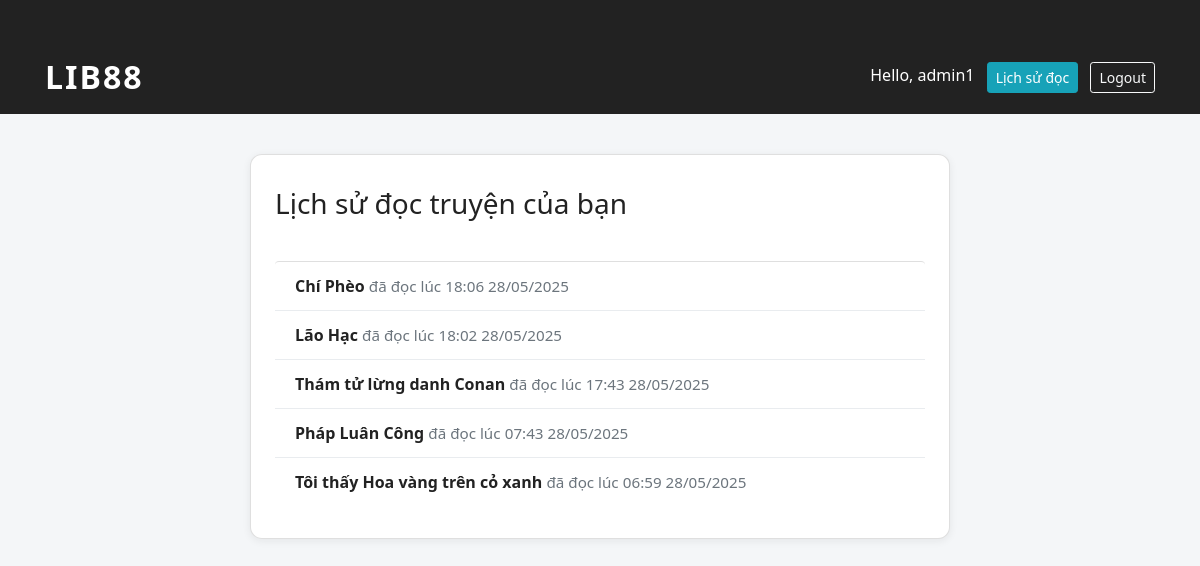
Page /read-history/ (signed in) on the committed database.
### books/models.py (models this page shows, shortened)
class BookReadHistory(models.Model):
    user = models.ForeignKey(User, on_delete=models.CASCADE, related_name='read_books')
    book = models.ForeignKey(Book, on_delete=models.CASCADE, related_name='read_histories')
    read_at = models.DateTimeField(auto_now_add=True)

class Book(models.Model):
    title = models.CharField(max_length=200)
    author = models.ForeignKey('Author', on_delete=models.CASCADE)
    genre = models.ForeignKey('Genre', on_delete=models.SET_NULL, null=True)
    publication_date = models.DateField()
    available = models.BooleanField(default=True)
    image = models.ImageField(upload_to='book_images/', null=True, blank=True)  # ảnh bìa
    file = models.FileField(upload_to='book_files/', null=True, blank=True)
    content = models.TextField(blank=True, null=True)

### books/views.py (the view)
# urls.py: path('read-history/', views.read_history, name='read_history'),
@login_required
def read_history(request):
    histories = BookReadHistory.objects.filter(user=request.user).select_related('book').order_by('-read_at')
    return render(request, 'books/read_history.html', {
        'histories': histories,
    })

### books/templates/books/read_history.html (shortened to what this page needs)
<!DOCTYPE html>
<html lang="en">
<head>
    <link rel="stylesheet" href="https://maxcdn.bootstrapcdn.com/bootstrap/4.5.2/css/bootstrap.min.css">
</head>
<body>
    <nav class="navbar navbar-dark mb-4">
        <div class="container d-flex justify-content-between align-items-center">
            <a href="{% url 'book_list' %}" class="logo navbar-brand">LIB88</a>
            <div>
                {% if user.is_authenticated %}
                    <span class="text-white mr-2">Hello, {{ user.username }}</span>
                    <a href="{% url 'read_history' %}" class="btn btn-outline-info btn-sm mr-2 active">Lịch sử đọc</a>
                    <form method="post" action="{% url 'logout' %}" style="display:inline;">
                        <button type="submit" class="btn btn-outline-light btn-sm">Logout</button>
                    </form>
                {% else %}
                    <a href="{% url 'login' %}" class="btn btn-outline-light btn-sm mr-2">Login</a>
                    <a href="{% url 'register' %}" class="btn btn-outline-info btn-sm">Register</a>
                {% endif %}
            </div>
        </div>
    </nav>
    <div class="container">
        <div class="card">
            <h3 class="mb-4" style="color:#222;">Lịch sử đọc truyện của bạn</h3>
            {% if histories %}
                <ul class="list-group mt-3">
                    {% for history in histories %}
                        <li class="list-group-item d-flex justify-content-between align-items-center">
                            <span>
                                <a href="{% url 'book_detail' history.book.pk %}" class="book-title-link">{{ history.book.title }}</a>
                                <span class="text-muted">đã đọc lúc</span>
                                <span class="text-muted">{{ history.read_at|date:"H:i d/m/Y" }}</span>
                            </span>
                        </li>
                    {% endfor %}
                </ul>
            {% else %}
                <p class="text-muted mt-3">Bạn chưa đọc truyện nào.</p>
            {% endif %}
        </div>
    </div>
</body>
</html>

### books/templates/books/read_history.html (style rules this page uses)
body { background: #f4f6f8; font-family: 'Segoe UI', Arial, sans-serif; }
.navbar { background: #222; }
.logo { font-size: 2rem; font-weight: bold; letter-spacing: 2px; color: #fff !important; text-decoration: none; }
.container { margin-top: 40px; }
.card { max-width: 700px; margin: 0 auto; border-radius: 12px; box-shadow: 0 2px 8px rgba(34,34,34,0.07); background: #fff; padding: 32px 24px; }
.list-group-item { border: none; border-bottom: 1px solid #e9ecef; background: transparent; }
.list-group-item:last-child { border-bottom: none; }
.book-title-link { color: #222; font-weight: bold; text-decoration: none; transition: color 0.2s; }
.text-muted { font-size: 0.95em; }

### rows in the picture
BookReadHistory: book "Chí Phèo", read_at "18:06 28/05/2025"
BookReadHistory: book "Lão Hạc", read_at "18:02 28/05/2025"
BookReadHistory: book "Thám tử lừng danh Conan", read_at "17:43 28/05/2025"
BookReadHistory: book "Pháp Luân Công", read_at "07:43 28/05/2025"
BookReadHistory: book "Tôi thấy Hoa vàng trên cỏ xanh", read_at "06:59 28/05/2025"

### other values in the picture
{{ user.username }} "admin1"
